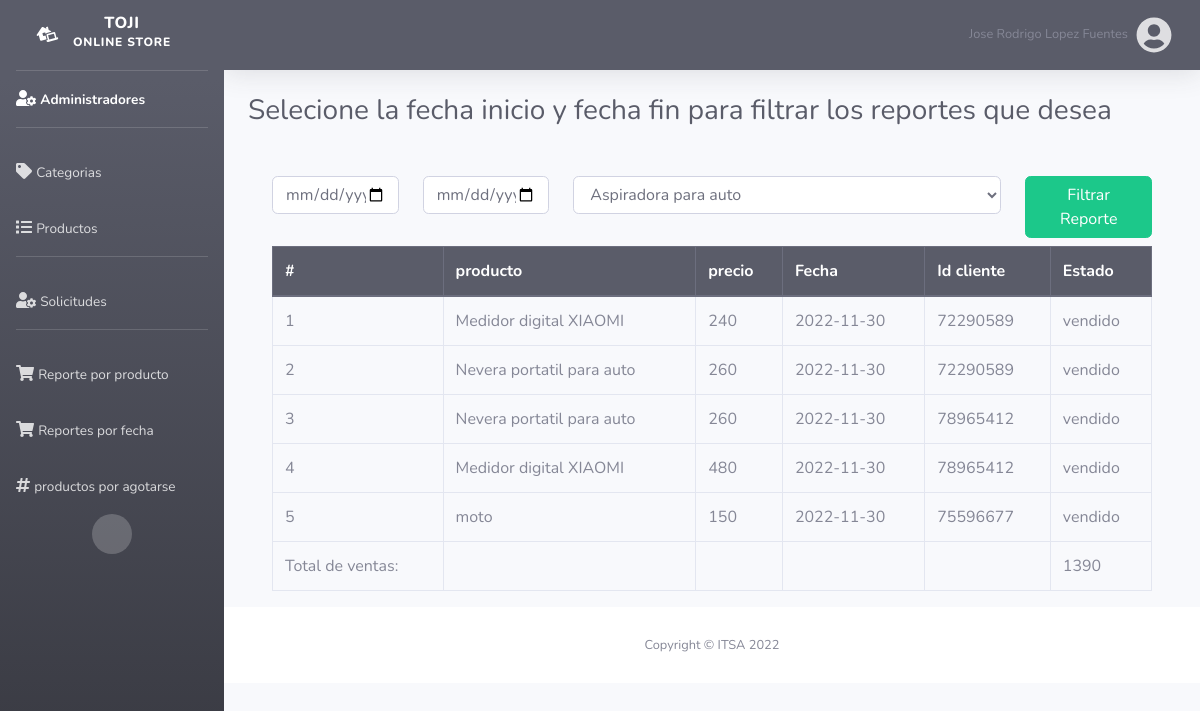
Screenshot of /admin/solicitud.php (signed in) with the database file from the repository.
### tables this page shows
CREATE TABLE `detalle` (
  `id` int(11) NOT NULL,
  `producto` varchar(50) NOT NULL,
  `id_producto` int(11) NOT NULL,
  `estado` varchar(20) NOT NULL,
  `precio` int(150) NOT NULL,
  `cantidad` int(11) NOT NULL,
  `id_cliente` int(150) DEFAULT NULL,
  `fecha` date NOT NULL
);

### admin/solicitud.php (the view)
<?php
require_once "../config/conexion.php";
include("includes/header.php"); ?>
    <h1 class="h3 mb-0 text-gray-800">Selecione la fecha inicio y fecha fin para filtrar los reportes que desea</h1>
    <div class="container">
            <div class="row">
              <div class="col-md-12 text-center mt-5">
                <form action="filtro.php" method="post" accept-charset="utf-8">
                  <div class="row">
                    <div class="col">
                      <input type="date" name="f_ingreso" class="form-control"  placeholder="Fecha de Inicio" required>
                    </div>
                    <div class="col">
                      <input type="date" name="f_fin" class="form-control" placeholder="Fecha Final" required>
                    </div>
                    <div class="col-md-6">
                            <div class="form-group">
                                <select id="producto" class="form-control" name="producto" required>
                                    <?php
                                    $categorias = mysqli_query($conexion, "SELECT * FROM productos");
                                    foreach ($categorias as $cat) { ?>
                                        <option value="<?php echo $cat['id']; ?>"><?php echo $cat['nombre']; ?></option>
                                    <?php } ?>
                                </select>
                            </div>
                        </div>
                    <div class="col">
                      <button type="submit" class="btn btn-success mb-2">Filtrar Reporte</button>
                    </div>
                  </div>
                </form>
              </div>
</div>
<div class="row">
    <div class="col-md-12">
        <div class="table-responsive">
            <table class="table table-hover table-bordered" style="width: 100%;">
                <thead class="thead-dark">
                <tr>
                        <th>#</th>
                        <th>producto</th>
                        <th>precio</th>
                        <th>Fecha</th>
                        <th>Id cliente</th>
                        <th>Estado</th>
                </tr>
                </thead>
                <tbody>
                    <?php
                    $i =1;
                    $query = mysqli_query($conexion, "SELECT * FROM detalle where estado ='vendido'");
                    while ($data = mysqli_fetch_assoc($query)) { ?>
                        <tr>
                <td><?php echo $i++; ?></td>
                            <td><?php echo $data['producto']; ?></td>
                            <td><?php echo $data['precio']; ?></td>
                            <td><?php echo $data['fecha']; ?></td>
                            <td><?php echo $data['id_cliente']; ?></td>
                            <td><?php echo $data['estado']; ?></td>
            </tr>
                    <?php } ?>
                    <?php
                    $query2 = mysqli_query($conexion, "SELECT SUM(precio) FROM detalle where estado ='vendido' ");
                    while ($data = mysqli_fetch_assoc($query2)) { ?>
                        <td>Total de ventas: </td>
                        <td></td>
                        <td></td>
                        <td></td>
                        <td></td>
                        <td><?php echo $data['SUM(precio)']; ?></td>
                        <?php } ?>
                </tbody>
            </table>
        </div>
    </div>
</div>
<?php include("includes/footer.php"); ?>

### admin/includes/header.php (shortened to what this page needs)
<!DOCTYPE html>
<html lang="en">
<head>
    <link href="../assets/css/sb-admin-2.min.css" rel="stylesheet">
</head>
<body id="page-top">
    <div id="wrapper">
        <ul class="navbar-nav bg-gradient-dark sidebar sidebar-dark accordion" id="accordionSidebar">
            <a class="sidebar-brand d-flex align-items-center justify-content-center" href="index.php">
                <div class="sidebar-brand-icon rotate-n-15">
                    <i class="fas fa-laptop-house"></i>
                </div>
                <div class="sidebar-brand-text mx-3">Toji<br><sup>Online store</sup></div>
            </a>
            <hr class="sidebar-divider my-0">
            <li class="nav-item active">
                <a class="nav-link" href="usuario.php">
                    <i class="fas fa-user-cog"></i>
                    <span>Administradores</span></a>
            </li>
            <hr class="sidebar-divider">
            <li class="nav-item">
                <a class="nav-link" href="categorias.php">
                    <i class="fas fa-tag"></i>
                    <span>Categorias</span></a>
            </li>
            <li class="nav-item">
                <a class="nav-link" href="productos.php">
                    <i class="fas fa-list"></i>
                    <span>Productos</span></a>
            </li>
            <hr class="sidebar-divider d-none d-md-block">
            <li class="nav-item">
                <a class="nav-link" href="solicitudes.php">
                    <i class="fas fa-user-cog"></i>
                    <span>Solicitudes</span></a>
            </li>
            <hr class="sidebar-divider d-none d-md-block">
            <li class="nav-item">
                <a class="nav-link" href="solicitud.php">
                    <i class="fas fa-shopping-cart"></i>
                    <span>Reporte por producto</span></a>
            </li>
            <li class="nav-item">
                <a class="nav-link" href="solicitud2.php">
                    <i class="fas fa-shopping-cart"></i>
                    <span>Reportes por fecha </span></a>
            </li>
            <li class="nav-item">
                <a class="nav-link" href="lista_pro.php">
                    <i class="fa fa-hashtag"></i>
                    <span>productos por agotarse</span></a>
            </li>
            <div class="text-center d-none d-md-inline">
                <button class="rounded-circle border-0" id="sidebarToggle"></button>
            </div>
        </ul>
        <div id="content-wrapper" class="d-flex flex-column">
            <div id="content">
                <nav class="navbar navbar-expand navbar-dark bg-dark topbar mb-4 static-top shadow">
                    <ul class="navbar-nav ml-auto">
                        <li class="nav-item dropdown no-arrow">
                            <a class="nav-link dropdown-toggle" href="#" id="userDropdown" role="button" data-toggle="dropdown" aria-haspopup="true" aria-expanded="false">
                                <span class="mr-2 d-none d-lg-inline text-gray-600 small"><?php echo $_SESSION['nombre']; ?></span>
                                <i class="fas fa-user-circle" style='font-size:36px'></i>
                            </a>
                        </li>
                    </ul>
                </nav>
                <div class="container-fluid">

### admin/includes/footer.php (shortened to what this page needs)
</div>
</div>
<footer class="sticky-footer bg-white">
    <div class="container my-auto">
        <div class="copyright text-center my-auto">
            <span>Copyright &copy; ITSA 2022</span>
        </div>
    </div>
</footer>
</div>
</div>
</body>
</html>

### rows the page displays
detalle: producto "Medidor digital XIAOMI", precio "240", fecha "2022-11-30", id_cliente "72290589", estado "vendido"
detalle: producto "Nevera portatil para auto", precio "260", fecha "2022-11-30", id_cliente "72290589", estado "vendido"
detalle: producto "Nevera portatil para auto", precio "260", fecha "2022-11-30", id_cliente "78965412", estado "vendido"
detalle: producto "Medidor digital XIAOMI", precio "480", fecha "2022-11-30", id_cliente "78965412", estado "vendido"
detalle: producto "moto", precio "150", fecha "2022-11-30", id_cliente "75596677", estado "vendido"

### other values shown
$_SESSION['nombre'] "Jose Rodrigo Lopez Fuentes"
$data['SUM(precio)'] "1390"
form field producto "Aspiradora para auto"
